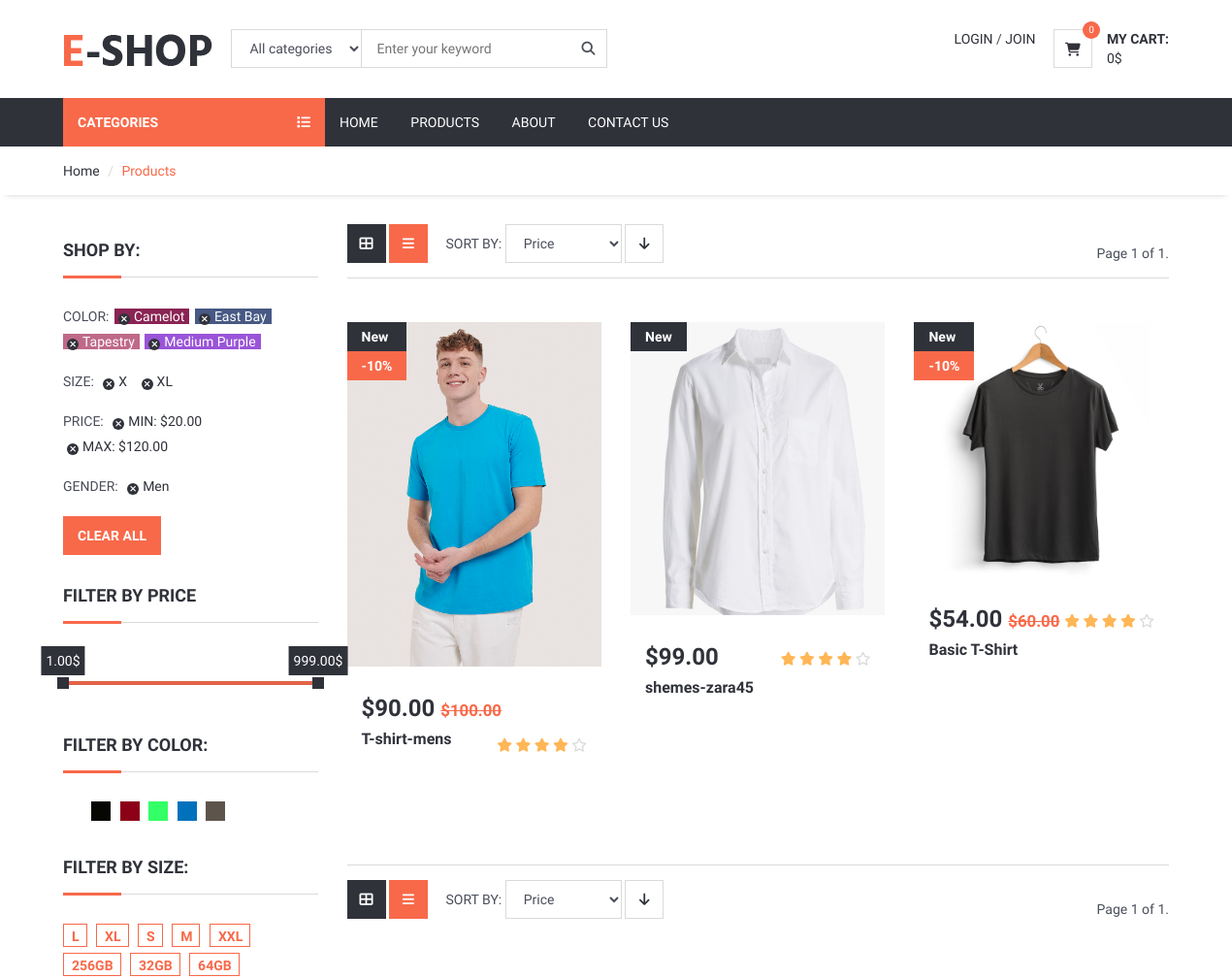
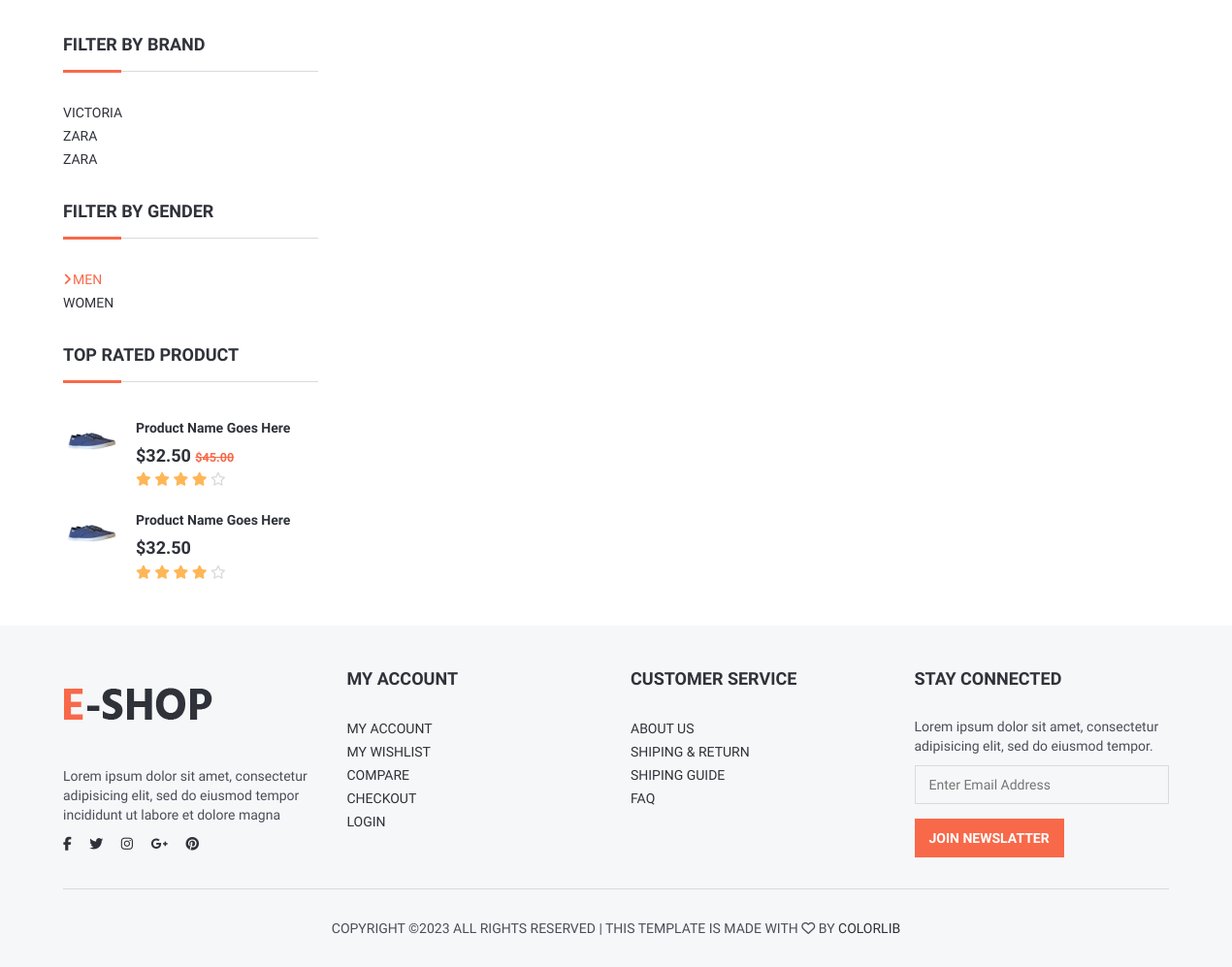
Page /products on the committed database (2 pictures, top to bottom).
### shop/models.py (models this page shows, shortened)
class Color(models.Model):
    name=models.CharField(max_length=50)
    code=models.CharField(max_length=150 , null=True , blank=True)

class Size(models.Model):
    name=models.CharField(max_length=50)

class Product(models.Model):
    category = models.ForeignKey(Category, on_delete=models.CASCADE , related_name='product') #many to one relation with Category
    name = models.CharField(max_length=150)
    description = models.TextField(max_length=255, null=True , blank=True)
    price = models.DecimalField(max_digits=12, decimal_places=2,default=0)
    amount=models.IntegerField(default=0)
    discount=models.IntegerField()
    brand = models.CharField(max_length=150, null=True , blank=True)
    wishlist=models.ManyToManyField(User , related_name='productFav')
    slug = models.SlugField(null=True , blank=True)
    status=models.BooleanField(default=True)
    date_created=models.DateTimeField(auto_now_add=True)
    date_updated=models.DateTimeField(auto_now=True)
    class Meta:
        unique_together = ('name','slug')
        ordering=['-price']
    @property
    def get_total(self):
        total=self.price-(self.price * self.discount/100)
        return round(total,2)

class ProductImages(models.Model):
    product=models.ForeignKey(Product,on_delete=models.CASCADE ,related_name='productImage')
    image=models.ImageField(upload_to='product_images/' ,null=True , blank=True)

### shop/views.py (the view)
# urls.py: path('products',views.products, name='products'),
def products(request):
    products=Product.objects.filter(status=True)
    colors=Color.objects.all()
    sizes=Size.objects.all()
    if request.method == 'GET':
        ordering=request.GET.get('ordering')
        if ordering:
            products=products.order_by(ordering)
    paginator=Paginator(products , 10)
    page_number=request.GET.get('page')
    objects=paginator.get_page(page_number)
    pro='test'
    context={
        'products':objects,
        'pro':pro,
        'colors':colors,
        'sizes':sizes,
    }
    return render(request, 'products.html',context)

### shop/cart_context_processor.py (called while the page is built)
def get_cart(request):
    try:
        carts=ShopCart.objects.filter(user=request.user,status='pending')
        total=0
        total_quantity=0
        for item in carts:
            if item.product.discount:
                total+=item.get_discount_price
            else:
                total+= item.get_price
        for item in carts:
            total_quantity+=item.quantity
        return{
            "carts":carts,
            "total":total,
            "total_quantity":total_quantity,
        }
    except:
        return{
            "carts":None,
            "total":0,
            "total_quantity":0,
        }

### shop/templatetags/template_tags.py (called while the page is built)
@register.simple_tag
def categorys_tags():
    return Category.objects.all()

### shop/templates/products.html (shortened to what this page needs)
{% extends 'base.html' %}
{% block 'content' %}
	<div id="breadcrumb">
		<div class="container">
			<ul class="breadcrumb">
				<li><a href="#">Home</a></li>
				<li class="active">Products</li>
			</ul>
		</div>
	</div>
	<div class="section">
		<div class="container">
			<div class="row">
				<div id="aside" class="col-md-3">
					<div class="aside">
						<h3 class="aside-title">Shop by:</h3>
						<ul class="filter-list">
							<li><span class="text-uppercase">color:</span></li>
							<li><a href="#" style="color:#FFF; background-color:#8A2454;">Camelot</a></li>
							<li><a href="#" style="color:#FFF; background-color:#475984;">East Bay</a></li>
							<li><a href="#" style="color:#FFF; background-color:#BF6989;">Tapestry</a></li>
							<li><a href="#" style="color:#FFF; background-color:#9A54D8;">Medium Purple</a></li>
						</ul>
						<ul class="filter-list">
							<li><span class="text-uppercase">Size:</span></li>
							<li><a href="#">X</a></li>
							<li><a href="#">XL</a></li>
						</ul>
						<ul class="filter-list">
							<li><span class="text-uppercase">Price:</span></li>
							<li><a href="#">MIN: $20.00</a></li>
							<li><a href="#">MAX: $120.00</a></li>
						</ul>
						<ul class="filter-list">
							<li><span class="text-uppercase">Gender:</span></li>
							<li><a href="#">Men</a></li>
						</ul>
						<button class="primary-btn">Clear All</button>
					</div>
					<div class="aside">
						<h3 class="aside-title">Filter by Price {{products.get_min_price}}</h3>
						<div id="price-slider"></div>
					</div>
					<div class="aside">
						<h3 class="aside-title">Filter By Color:</h3>
						<ul class="color-option">
							{% for color in colors %}
								<li><a href="#" style="background-color:{{color.code}};"></a></li>
							{% endfor %}
						</ul>
					</div>
					<div class="aside">
						<h3 class="aside-title">Filter By Size:</h3>
						<ul class="size-option">
							{% for size in sizes  %}
							<li class="active"><a href="#">{{size.name}}</a></li>
							{% endfor %}
						</ul>
					</div>
					<div class="aside">
						<h3 class="aside-title">Filter by Brand</h3>
						<ul class="list-links">
							{% for product in products  %}
								<li><a href="#">{{product.brand}}</a></li>
							{% endfor %}
						</ul>
					</div>
					<div class="aside">
						<h3 class="aside-title">Filter by Gender</h3>
						<ul class="list-links">
							<li class="active"><a href="#">Men</a></li>
							<li><a href="#">Women</a></li>
						</ul>
					</div>
					<div class="aside">
						<h3 class="aside-title">Top Rated Product</h3>
						<div class="product product-widget">
							<div class="product-thumb">
								<img src="./img/thumb-product01.jpg" alt="">
							</div>
							<div class="product-body">
								<h2 class="product-name"><a href="#">Product Name Goes Here</a></h2>
								<h3 class="product-price">$32.50 <del class="product-old-price">$45.00</del></h3>
								<div class="product-rating">
									<i class="fa fa-star"></i>
									<i class="fa fa-star"></i>
									<i class="fa fa-star"></i>
									<i class="fa fa-star"></i>
									<i class="fa fa-star-o empty"></i>
								</div>
							</div>
						</div>
						<div class="product product-widget">
							<div class="product-thumb">
								<img src="./img/thumb-product01.jpg" alt="">
							</div>
							<div class="product-body">
								<h2 class="product-name"><a href="#">Product Name Goes Here</a></h2>
								<h3 class="product-price">$32.50</h3>
								<div class="product-rating">
									<i class="fa fa-star"></i>
									<i class="fa fa-star"></i>
									<i class="fa fa-star"></i>
									<i class="fa fa-star"></i>
									<i class="fa fa-star-o empty"></i>
								</div>
							</div>
						</div>
					</div>
				</div>
				<div id="main" class="col-md-9">
					<div class="store-filter clearfix">
						<div class="pull-left">
							<div class="row-filter">
								<a href="#"><i class="fa fa-th-large"></i></a>
								<a href="#" class="active"><i class="fa fa-bars"></i></a>
							</div>
							<div class="sort-filter">
								<form method='GET'>
								<span class="text-uppercase">Sort By:</span>
									<select name='ordering' class="input">
										<option value="" disabled selected hidden>Price</option>
									</select>
									<button class="main-btn icon-btn" type='submit'> <i class="fa fa-arrow-down"></i></button>
								</form>
							</div>
						</div>
						<div class="pull-right">
							<ul class="reviews-pages">
								<span class="current">
									Page {{ products.number }} of {{ products.paginator.num_pages }}.
								</span>
							</ul>
						</div>
					</div>
					<div id="store">
						<div class="row">
							{% if products %}
								{% for product in products  %}
								<div class="col-md-4 col-sm-6 col-xs-6">
									<div class="product product-single">
										<div class="product-thumb">
											<div class="product-label">
												<span>New</span>
												{% if product.discount %}
												<span class="sale">-{{product.discount}}%</span>
												{% endif %}
											</div>
											{% for image in product.productImage.all|slice:'1' %}
												<img src="{{image.image.url}}" alt="">
											{% endfor %}
										</div>
										<div class="product-body">
											{% if product.discount %}
												<h3 class="product-price">${{product.get_total}} <del class="product-old-price">${{product.price}}</del></h3>
											{% else %}
												<h3 class="product-price">${{product.price}}</h3>
											{% endif %}
											<div class="product-rating">
												<i class="fa fa-star"></i>
												<i class="fa fa-star"></i>
												<i class="fa fa-star"></i>
												<i class="fa fa-star"></i>
												<i class="fa fa-star-o empty"></i>
											</div>
											<h2 class="product-name"><a href="#">{{product.name}}</a></h2>
										</div>
									</div>
								</div>
								{% endfor %}
							{% else %}
								<div class="center">
									<div> No Products Available</div>
								</div>
							{% endif %}
						</div>
					</div>
					<div class="store-filter clearfix">
						<div class="pull-left">
							<div class="row-filter">
								<a href="#"><i class="fa fa-th-large"></i></a>
								<a href="#" class="active"><i class="fa fa-bars"></i></a>
							</div>
							<div class="sort-filter">
								<form method='GET'>
								<span class="text-uppercase">Sort By:</span>
									<select name='ordering' class="input">
										<option value="" disabled selected hidden>Price</option>
									</select>
									<button class="main-btn icon-btn" type='submit'> <i class="fa fa-arrow-down"></i></button>
								</form>
							</div>
						</div>
						<div class="pull-right">
							<ul class="reviews-pages">
								<span class="current">
									Page {{ products.number }} of {{ products.paginator.num_pages }}.
								</span>
							</ul>
						</div>
					</div>
				</div>
			</div>
		</div>
	</div>
{% endblock 'content' %}

### rows in the picture
Size: name "L"
Size: name "XL"
Size: name "S"
Size: name "M"
Size: name "XXL"
Size: name "256GB"
Size: name "32GB"
Size: name "64GB"
Product: brand "VICTORIA", discount "10", get_total "90.00", price "100.00", name "T-shirt-mens"
Product: brand "ZARA", price "99.00", name "shemes-zara45"
Product: brand "ZARA", discount "10", get_total "54.00", price "60.00", name "Basic T-Shirt"
ProductImages: image (picture)
ProductImages: image (picture)
ProductImages: image (picture)

### other values in the picture
{{ total_quantity }} "0"
{{ total }} "0"
{{ products.number }} "1"
{{ products.paginator.num_pages }} "1"
